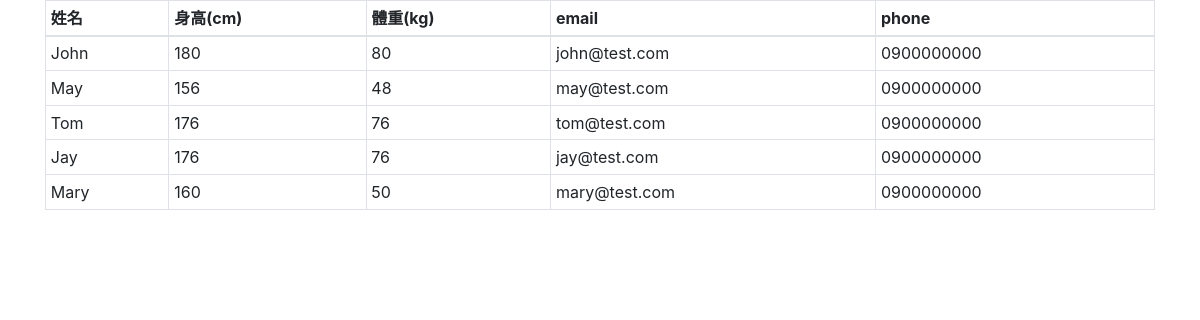
Screenshot of /20201103/user_data_limit.php with the database file from the repository.
### tables this page shows
CREATE TABLE `users` (
  `id` int(6) UNSIGNED NOT NULL,
  `height` float DEFAULT NULL,
  `weight` float DEFAULT NULL,
  `name` varchar(30) DEFAULT NULL,
  `phone` varchar(30) DEFAULT NULL,
  `email` varchar(50) DEFAULT NULL,
  `create_time` datetime DEFAULT NULL,
  `valid` tinyint(4) DEFAULT NULL,
  `birth_date` date DEFAULT NULL
);

### 20201103/user_data_limit.php (the view, shortened to what this page needs)
<?php
require_once("../db_connect.php");
$sql = "SELECT * FROM users WHERE valid=1 LIMIT 5";
$result = $conn->query($sql);
?>
<!doctype html>
<html lang="en">
<head>
    <link rel="stylesheet" href="https://stackpath.bootstrapcdn.com/bootstrap/4.3.1/css/bootstrap.min.css">
</head>
<body>
    <div class="container">
        <div class="table-responsive">
            <table class="table table-bordered table-sm">
                <thead>
                    <tr class="text-nowrap">
                        <th>姓名</th>
                        <th>身高(cm)</th>
                        <th>體重(kg)</th>
                        <th>email</th>
                        <th>phone</th>
                    </tr>
                </thead>
                <?php
                if ($result->num_rows > 0) {
                    while ($row = $result->fetch_assoc()) { ?>
                        <tr>
                            <td><?= $row["name"] ?></td>
                            <td><?= $row["height"] ?></td>
                            <td><?= $row["weight"] ?></td>
                            <td><?= $row["email"] ?></td>
                            <td><?= $row["phone"] ?></td>
                        <tr>
                    <?php  }
                }
                    ?>
            </table>
        </div>
    </div>
</body>
</html>

### rows the page displays
users: name "John", height "180", weight "80", email "john@test.com", phone "0900000000"
users: name "May", height "156", weight "48", email "may@test.com", phone "0900000000"
users: name "Tom", height "176", weight "76", email "tom@test.com", phone "0900000000"
users: name "Jay", height "176", weight "76", email "jay@test.com", phone "0900000000"
users: name "Mary", height "160", weight "50", email "mary@test.com", phone "0900000000"
